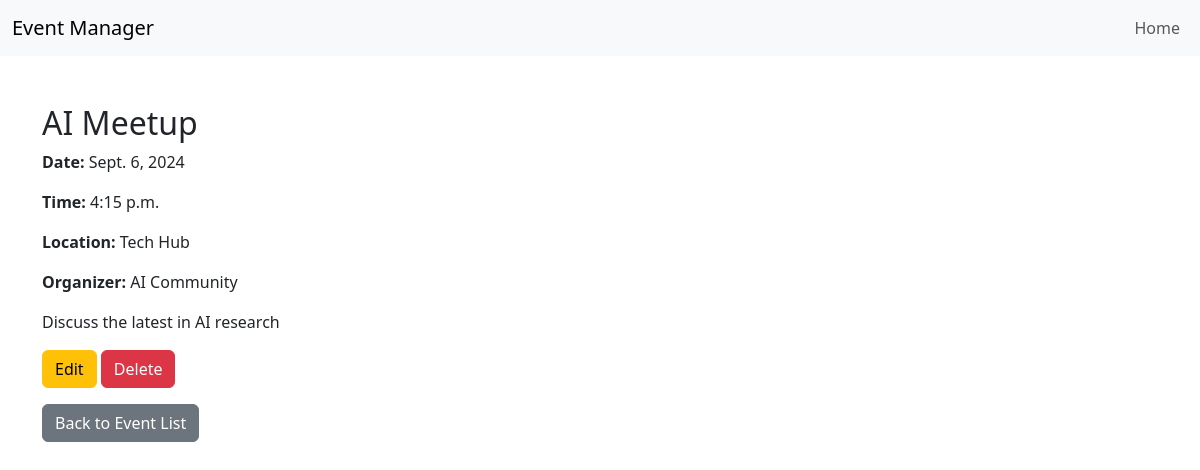
Page /4/ on the committed database.
### events/models.py (models this page shows, shortened)
class Event(models.Model):
    title = models.CharField(max_length=20)
    description = models.TextField(blank=True)
    date = models.DateField()
    time = models.TimeField()
    location = models.CharField(max_length=50)
    organizer = models.CharField(max_length=100, blank=True)

### events/views.py (the view)
# urls.py: path('<int:id>/', views.event_detail, name='event_detail'),
def event_detail(request, id):
    event = Event.objects.get(id=id)
    return render(request, 'events/event_detail.html', {
        'event': event
    })

### events/templates/events/event_detail.html (shortened to what this page needs)
{% extends "./base.html" %}
{% block content %}
    <div class="mt-5">
        <h2>{{ event.title }}</h2>
        <p><strong>Date:</strong> {{ event.date }}</p>
        <p><strong>Time:</strong> {{ event.time }}</p>
        <p><strong>Location:</strong> {{ event.location }}</p>
        <p><strong>Organizer:</strong> {{ event.organizer }}</p>
        <p>{{ event.description }}</p>
        <div class="mt-3">
            <a href="{% url 'event_edit' event.id %}" class="btn btn-warning">Edit</a>
            <a href="{% url 'event_delete' event.id %}" class="btn btn-danger">Delete</a>
        </div>
        <a href="{% url 'event_list' %}" class="btn btn-secondary mt-3">Back to Event List</a>
    </div>
{% endblock %}

### rows in the picture
Event: title "AI Meetup", date "Sept. 6, 2024", time "4:15 p.m.", location "Tech Hub", organizer "AI Community", description "Discuss the latest in AI research"
